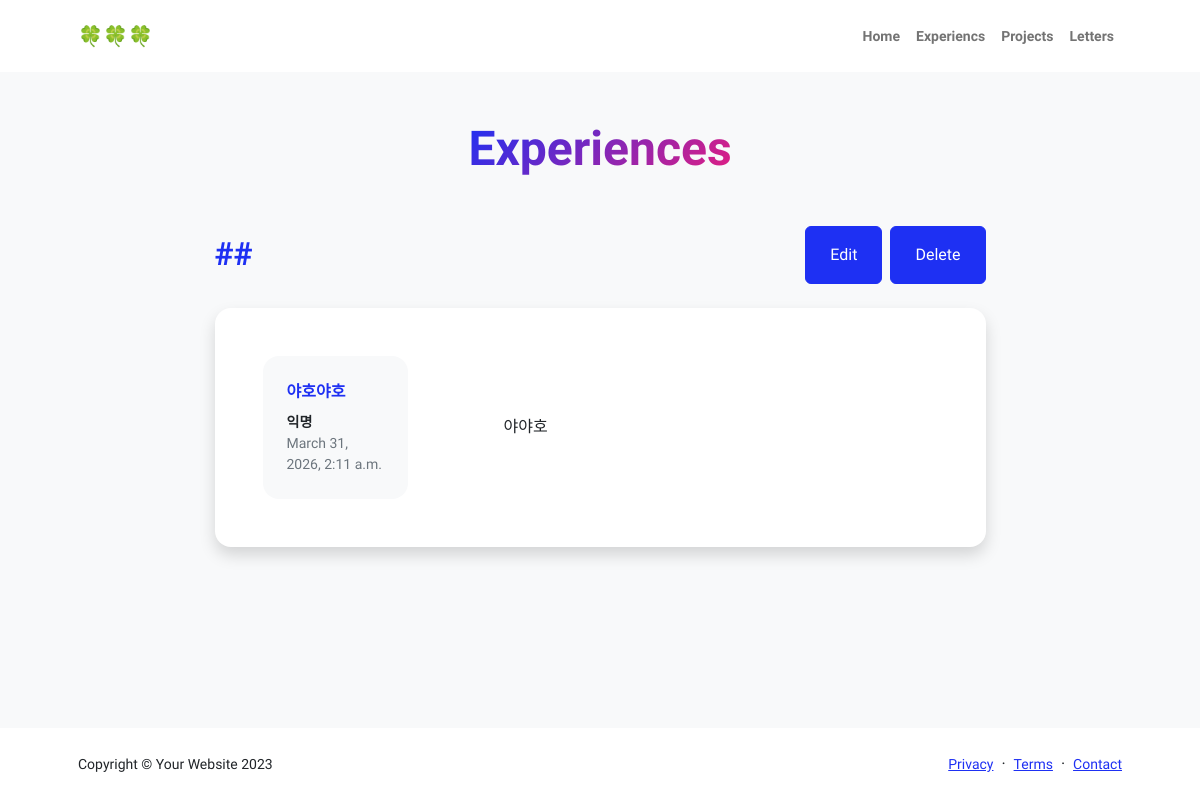
The page /experiences/11/ on the database its author committed.
### experiences/models.py (models this page shows, shortened)
class Post(models.Model):
    title = models.CharField(verbose_name="제목", max_length=128)
    body = models.TextField(verbose_name="내용", default="")
    created_at = models.DateTimeField(verbose_name="작성일", auto_now_add=True)

### experiences/views.py (the view)
# urls.py: path("<int:post_id>/", views.experience_detail, name="experience_detail"),
def experience_detail(request, post_id):
    experience = get_object_or_404(Post, pk=post_id)
    return render(request, "experience_detail.html", {"experience" : experience})

### experiences/templates/experience_detail.html (shortened to what this page needs)
{% load static %}
<!DOCTYPE html>
<html lang="en">
<head>
    <link href="https://cdn.jsdelivr.net/npm/bootstrap-icons@1.8.1/font/bootstrap-icons.css" rel="stylesheet" />
    <link href="{% static 'css/styles.css' %}" rel="stylesheet" />
</head>
<body class="d-flex flex-column h-100 bg-light">
    <main class="flex-shrink-0">
        <nav class="navbar navbar-expand-lg navbar-light bg-white py-3">
            <div class="container px-5">
                <a class="navbar-brand" href="{%url 'home' %}"><span class="fw-bolder text-primary">🍀🍀🍀</span></a>
                <div class="collapse navbar-collapse" id="navbarSupportedContent">
                    <ul class="navbar-nav ms-auto mb-2 mb-lg-0 small fw-bolder">
                        <li class="nav-item"><a class="nav-link" href="{%url 'home' %}">Home</a></li>
                        <li class="nav-item"><a class="nav-link" href="{%url 'experiences' %}">Experiencs</a></li>
                        <li class="nav-item"><a class="nav-link" href="{%url 'projects' %}">Projects</a></li>
                        <li class="nav-item"><a class="nav-link" href="{%url 'letters' %}">Letters</a></li>
                    </ul>
                </div>
            </div>
        </nav>
        <div class="container px-5 my-5">
            <div class="text-center mb-5">
                <h1 class="display-5 fw-bolder mb-0"><span class="text-gradient d-inline">Experiences</span></h1>
            </div>
            <div class="row gx-5 justify-content-center">
                <div class="col-lg-11 col-xl-9 col-xxl-8">
                    <section>
                        <div class="d-flex align-items-center justify-content-between mb-4">
                            <h2 class="text-primary fw-bolder mb-0">##</h2>
                            <div class = "d-flex gap-2">
                            <a class="btn btn-primary px-4 py-3" href="{% url 'experience_update' experience.id %}">Edit</a>
                            <a class="btn btn-primary px-4 py-3" href="{% url 'experience_delete' experience.id %}">Delete</a>
                            </div>
                        </div>
                        <div class="card shadow border-0 rounded-4 mb-5">
                            <div class="card-body p-5">
                                <div class="row align-items-center gx-5">
                                    <div class="col text-center text-lg-start mb-4 mb-lg-0 me-lg-5">
                                        <div class="bg-light p-4 rounded-4">
                                            <div class="text-primary fw-bolder mb-2"> {{ experience.title }} </div>
                                            <div class="small fw-bolder">익명</div>
                                            <div class="small text-muted">{{ experience.created_at }}</div>
                                        </div>
                                    </div>
                                    <div class="col-lg-8">
                                        <div>{{ experience.body }}</div>
                                    </div>
                                </div>
                            </div>
                        </div>
                    </section>
                </div>
            </div>
        </div>
    </main>
    <footer class="bg-white py-4 mt-auto">
        <div class="container px-5">
            <div class="row align-items-center justify-content-between flex-column flex-sm-row">
                <div class="col-auto">
                    <div class="small m-0">Copyright &copy; Your Website 2023</div>
                </div>
                <div class="col-auto">
                    <a class="small" href="#!">Privacy</a>
                    <span class="mx-1">&middot;</span>
                    <a class="small" href="#!">Terms</a>
                    <span class="mx-1">&middot;</span>
                    <a class="small" href="#!">Contact</a>
                </div>
            </div>
        </div>
    </footer>
</body>
</html>

### rows shown on the page
Post: title "야호야호", created_at "March 31, 2026, 2:11 a.m.", body "야야호"
